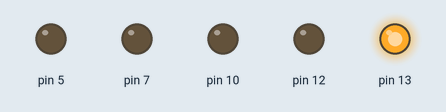
Simulated run of this sketch. Board: Arduino Uno, built with avr-gcc and run on an emulated ATmega328P. On the bench: output pins drawn as LEDs (lit = HIGH). What the sketch prints to the serial monitor is not drawn.

Above: at 0.07 s.
At 0.37 s:
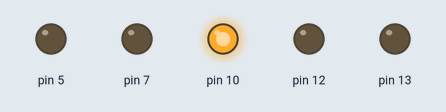
At 0.97 s:
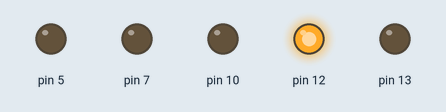
At 1.65 s:
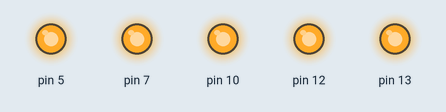
At 2.77 s:
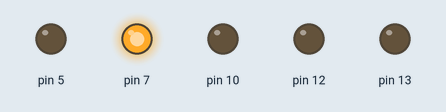
At 4.05 s:
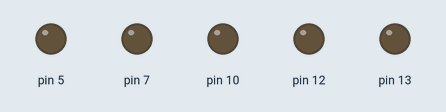
Timing chart, 0 to 4.8 s (numbered marks = the images above):
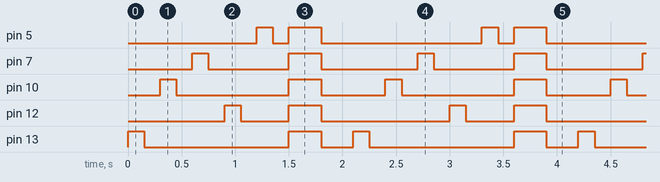

Measured:
- by itself, pin 5: repeats every 2.1 s: LOW 0.15 s, HIGH 0.30 s, LOW 1.5 s, HIGH 0.15 s
- by itself, pin 7: repeats every 2.1 s: LOW 0.75 s, HIGH 0.30 s, LOW 0.90 s, HIGH 0.15 s
- by itself, pin 10: repeats every 2.1 s: LOW 1.1 s, HIGH 0.30 s, LOW 0.60 s, HIGH 0.15 s
- by itself, pin 12: repeats every 2.1 s: LOW 0.45 s, HIGH 0.30 s, LOW 1.2 s, HIGH 0.15 s
- by itself, pin 13: repeats every 2.1 s: LOW 1.4 s, HIGH 0.30 s, LOW 0.30 s, HIGH 0.15 s

The sketch:

poo.ino
```cpp
// Classe dos LEDs
class Led {
  int pino;

public:
  Led(int p) {
    pino = p;
    pinMode(pino, OUTPUT);
  }

  void ligar() {
    digitalWrite(pino, HIGH);
  }

  void desligar() {
    digitalWrite(pino, LOW);
  }

  void piscar(int tempo) {
    ligar();
    delay(tempo);
    desligar();
    delay(tempo);
  }
};

Led led1(13);
Led led2(10);
Led led3(7);
Led led4(12);
Led led5(5);

void setup() {
  Serial.begin(9600);
  Serial.println("Iniciando sequência de LEDs...");
}

void loop() {
  // LEDs piscam um de cada vez
  led1.piscar(150);
  led2.piscar(150);
  led3.piscar(150);
  led4.piscar(150);
  led5.piscar(150);

  // Piscam todos juntos
  led1.ligar();
  led2.ligar();
  led3.ligar();
  led4.ligar();
  led5.ligar();
  delay(300);
  led1.desligar();
  led2.desligar();
  led3.desligar();
  led4.desligar();
  led5.desligar();
  delay(300);
}
```
